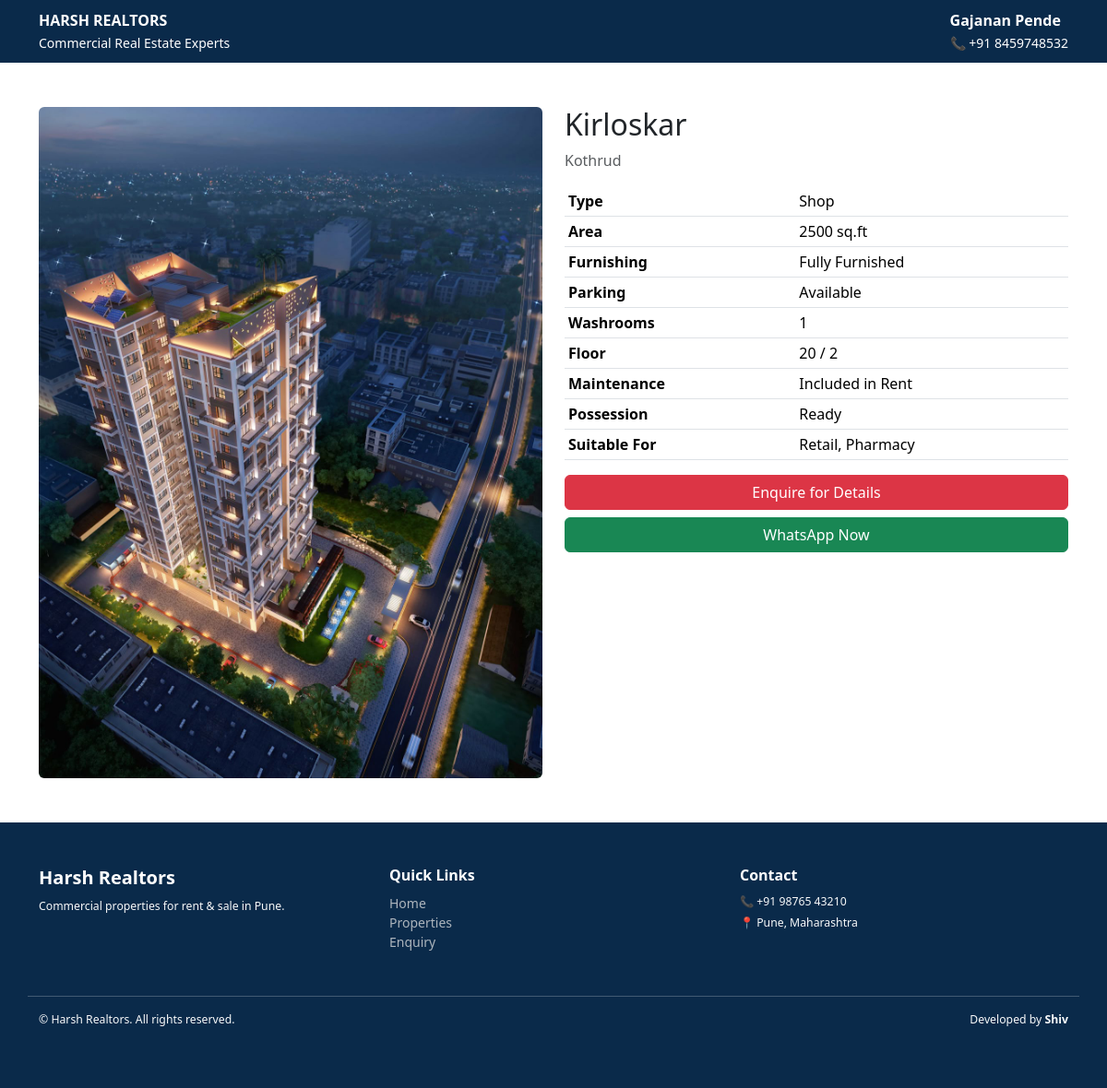
Page /property/2/ on the committed database.
### core/models.py (models this page shows, shortened)
class Property(models.Model):
    PROPERTY_TYPE = [
        ('Office', 'Office'),
        ('Shop', 'Shop'),
        ('Warehouse', 'Warehouse'),
    ]
    title = models.CharField(max_length=200)
    location = models.CharField(max_length=200)
    property_type = models.CharField(max_length=20, choices=PROPERTY_TYPE)
    area_sqft = models.PositiveIntegerField()
    furnishing = models.CharField(max_length=50, blank=True)
    parking = models.CharField(max_length=50, blank=True)
    washrooms = models.PositiveIntegerField(default=1)
    floor = models.CharField(max_length=20, blank=True)
    total_floors = models.CharField(max_length=20, blank=True)
    suitable_for = models.CharField(max_length=200, blank=True)
    maintenance = models.CharField(max_length=100, blank=True)
    possession = models.CharField(max_length=100, blank=True)
    property_age = models.CharField(max_length=50, blank=True)
    image = models.ImageField(upload_to='properties/')
    created_at = models.DateTimeField(auto_now_add=True)

### core/views.py (the view)
# urls.py: path('property/<int:id>/', views.property_detail, name='property_detail'),
def property_detail(request, id):
    property = get_object_or_404(Property, id=id)
    return render(request, 'property_detail.html', {'property': property})

### templates/property_detail.html
{% extends 'base.html' %}
{% block content %}
<div class="container my-5">
    <div class="row g-4">
        <div class="col-md-6">
            <img src="{{ property.image.url }}"
                 class="img-fluid rounded property-detail-img"
                 alt="{{ property.title }}">
        </div>
        <div class="col-md-6">
            <h2>{{ property.title }}</h2>
            <p class="text-muted">{{ property.location }}</p>
            <table class="table table-sm mt-3">
                <tr><th>Type</th><td>{{ property.property_type }}</td></tr>
                <tr><th>Area</th><td>{{ property.area_sqft }} sq.ft</td></tr>
                <tr><th>Furnishing</th><td>{{ property.furnishing }}</td></tr>
                <tr><th>Parking</th><td>{{ property.parking }}</td></tr>
                <tr><th>Washrooms</th><td>{{ property.washrooms }}</td></tr>
                <tr><th>Floor</th><td>{{ property.floor }} / {{ property.total_floors }}</td></tr>
                <tr><th>Maintenance</th><td>{{ property.maintenance }}</td></tr>
                <tr><th>Possession</th><td>{{ property.possession }}</td></tr>
                <tr><th>Suitable For</th><td>{{ property.suitable_for }}</td></tr>
            </table>
            <a href="{% url 'enquiry' %}" class="btn btn-danger w-100 mb-2">
                Enquire for Details
            </a>
            <a href="https://wa.me/91XXXXXXXXXX"
               class="btn btn-success w-100">
                WhatsApp Now
            </a>
        </div>
    </div>
</div>
{% endblock %}

### rows in the picture
Property: image (picture), title "Kirloskar", location "Kothrud", property_type "Shop", area_sqft "2500", furnishing "Fully Furnished", parking "Available", washrooms "1", floor "20", total_floors "2", maintenance "Included in Rent", possession "Ready", suitable_for "Retail, Pharmacy"
